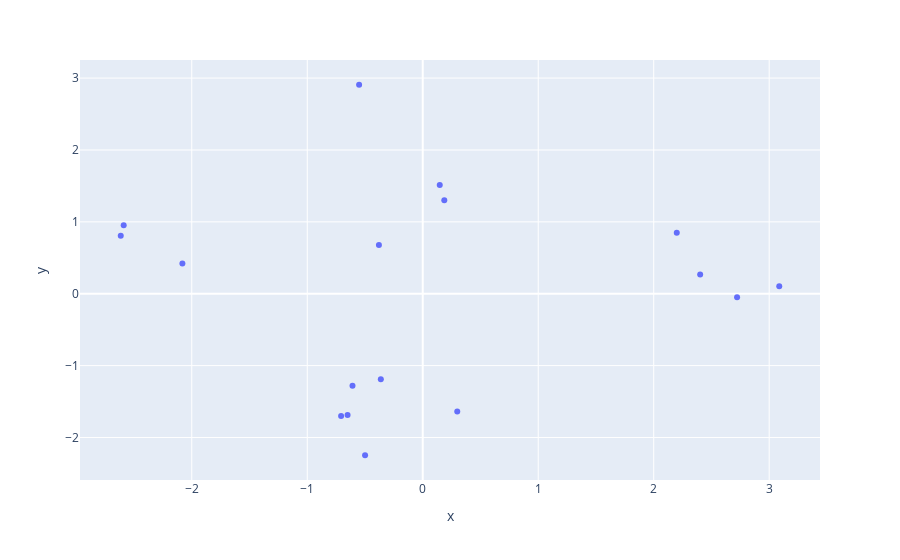

The notebook cell this image was saved under:
### Code cell
chemicals = [
    "水素",
    "ヘリウム",
    "リチウム",
    "ベリリウム",
    #"ホウ素",
    "炭素",
    "窒素",
    "酸素",
    #"フッ素",
    "ネオン",
    "ナトリウム",
    "マグネシウム",
    "アルミニウム",
    #"ケイ素",
    "リン",
    "硫黄",
    "塩素",
    "アルゴン",
    "カリウム",
    "カルシウム",
]


vec = []
for ch in chemicals:
    vec+=[model[ch]]

xy = PCA(n_components=2).fit_transform(np.vstack(vec))  # PCA
#ax = sns.scatterplot(x = xy[:,0], y = xy[:,1])

df = pd.DataFrame({"name":chemicals})
df["x"] = xy[:,0]
df["y"] = xy[:,1]

fig = px.scatter(df, x="x", y="y", hover_data=["name"])
fig.show()

### Figure 1 — Plotly figure (JSON) as saved in the notebook; plotly's stock layout.template omitted (floating-point values rounded to 4 significant figures)
{"data": [{"customdata": [["水素"], ["ヘリウム"], ["リチウム"], ["ベリリウム"], ["炭素"], ["窒素"], ["酸素"], ["ネオン"], ["ナトリウム"], ["マグネシウム"], ["アルミニウム"], ["リン"], ["硫黄"], ["塩素"], ["アルゴン"], ["カリウム"], ["カルシウム"]], "hovertemplate": "x=%{x}<br>y=%{y}<br>name=%{customdata[0]}<extra></extra>", "legendgroup": "", "marker": {"color": "#636efa", "symbol": "circle"}, "mode": "markers", "name": "", "orientation": "v", "showlegend": false, "type": "scatter", "x": [-0.3629, -2.615, 0.1867, -0.551, -0.7069, -0.6082, -0.6508, -2.081, 2.402, 2.2, 0.1473, -0.3795, -0.4992, 0.2989, -2.589, 3.087, 2.722], "xaxis": "x", "y": [-1.19, 0.8068, 1.3, 2.907, -1.701, -1.282, -1.687, 0.4189, 0.2683, 0.8468, 1.512, 0.6774, -2.247, -1.637, 0.9516, 0.1049, -0.05014], "yaxis": "y"}], "layout": {"autosize": true, "legend": {"tracegroupgap": 0}, "margin": {"t": 60}, "xaxis": {"anchor": "y", "autorange": true, "domain": [0, 1], "range": [-2.973, 3.445], "title": {"text": "x"}, "type": "linear"}, "yaxis": {"anchor": "x", "autorange": true, "domain": [0, 1], "range": [-2.613, 3.273], "title": {"text": "y"}, "type": "linear"}}}
